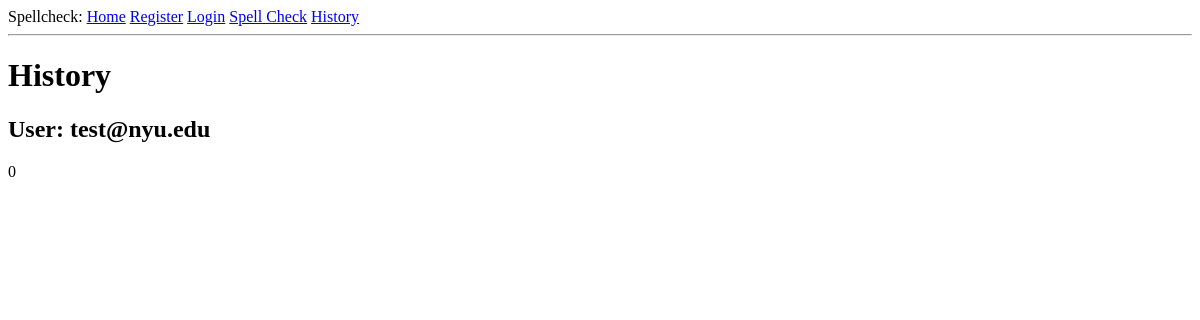
Page /history (signed in) on the earlier database version.
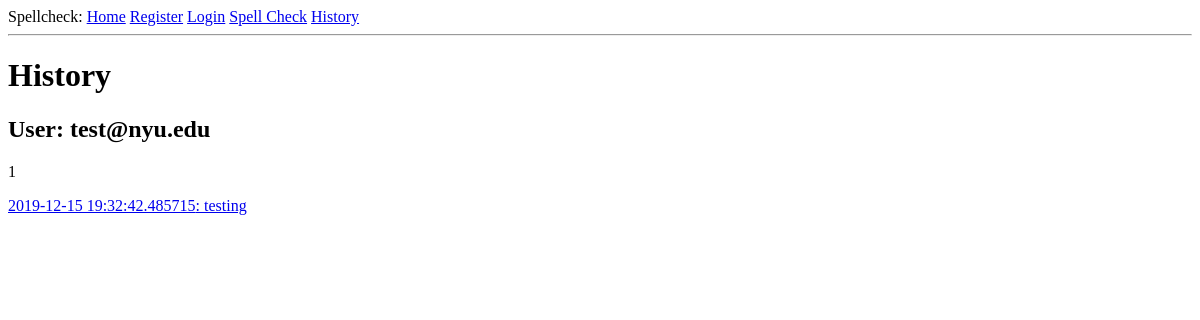
Same page on the later database version.
### models.py (models this page shows, shortened)
class QueryHistory(db.Model):
    id = db.Column(db.Integer, primary_key = True)
    uname = db.Column(db.String(64), db.ForeignKey('user.uname'), index = True)
    inputtext = db.Column(db.String(64000))
    misspelled = db.Column(db.String(64000))
    timestamp = db.Column(db.String(64), default = str(datetime.now()))

### app.py (the view)
@app.route('/history', methods = ['POST', 'GET'])
@login_required
def history():
    form = AdminHistoryForm()
    if form.validate_on_submit() and current_user.uname == 'admin':
        queries = QueryHistory.query.filter_by(uname = form.userquery.data)
        numqueries = queries.count()
        user = form.userquery.data
    else:
        queries = QueryHistory.query.filter_by(uname = current_user.uname)
        numqueries = queries.count()
        user = current_user.uname
    return render_template("history.html", title="History", form=form, user = user, numqueries=numqueries, queries=queries)

### models.py (called while the page is built)
@login.user_loader
def load_user(id):
    return User.query.get(int(id))

### templates/history.html (shortened to what this page needs)
{% extends "base.html" %}
{% block content %}
	<h1>History</h1>
	<h2 id='user'>User: {{user}}</h2>
	<p id='numqueries'>
		{{ numqueries }}<br>
	</p>
	{% for query in queries %}
	<p id = {{query.id}}>
	<a href = "{{url_for('query', id=query.id)}}">{{query.timestamp}}: {{query.inputtext}}</a>
	</p><br>
	{% endfor %}
{% endblock %}

Differences in the rows shown:
added QueryHistory: timestamp "2019-12-15 19:32:42.485715", inputtext "testing"
Other differences:
{{ numqueries }}: "0" → "1"
